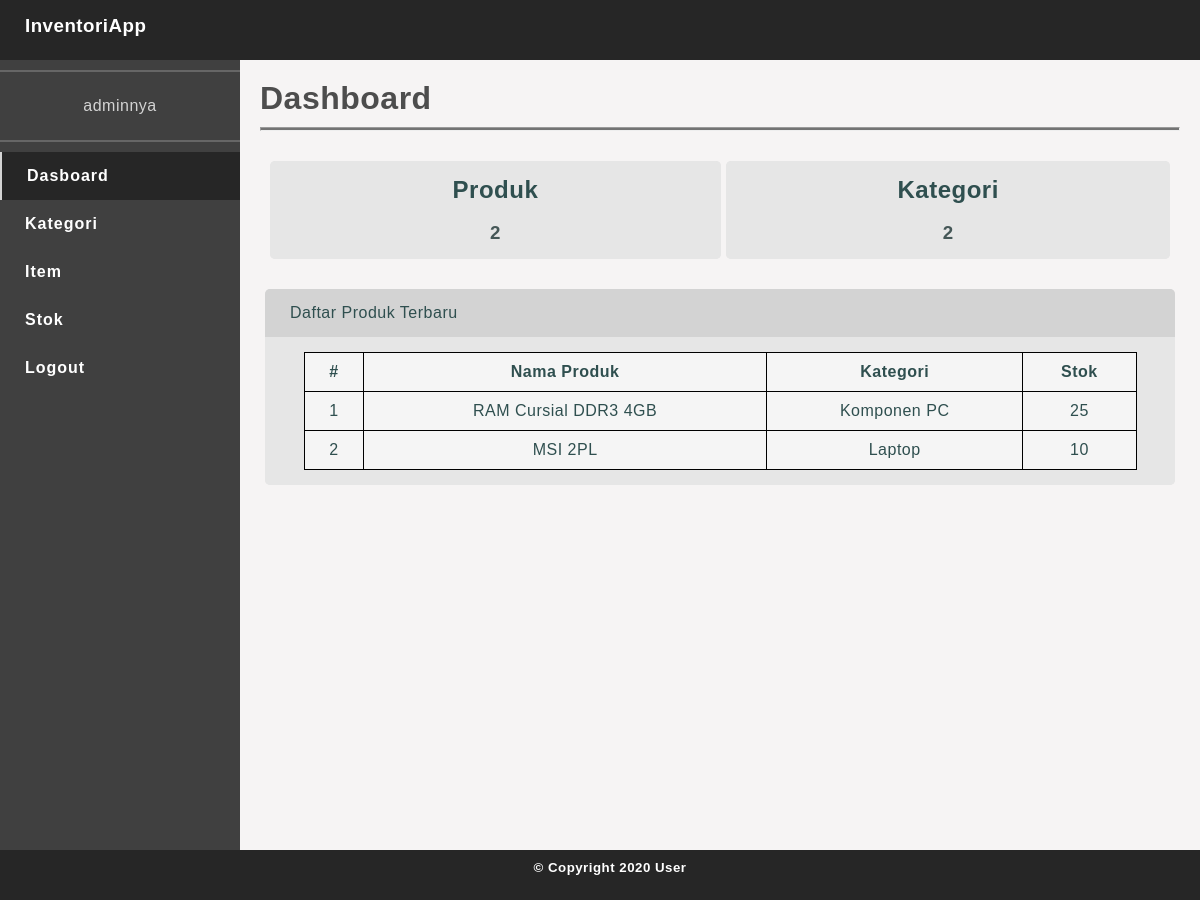
Page / (signed in) on the earlier database version.
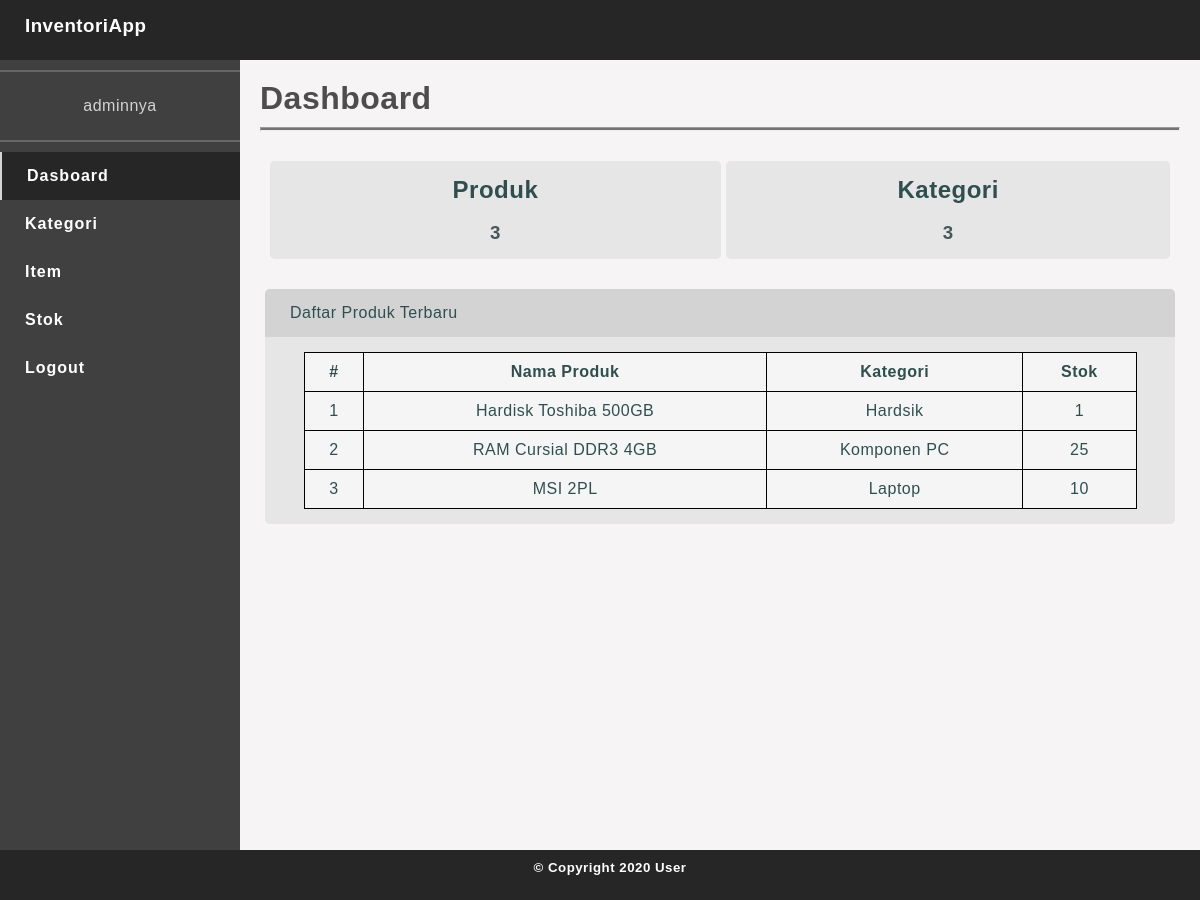
Same page on the later database version.
### tables this page shows
CREATE TABLE `tb_item` (
  `id_item` int(11) NOT NULL,
  `nama_item` varchar(100) NOT NULL,
  `id_kat` int(11) DEFAULT NULL,
  `harga` int(9) NOT NULL,
  `stok` int(11) NOT NULL
);

CREATE TABLE `tb_kategori` (
  `id_kat` int(11) NOT NULL,
  `nama_kat` varchar(30) NOT NULL,
  `deskripsi_kat` text NOT NULL
);

### index.php (the view, shortened to what this page needs)
<?php
include "config/config.php";
$nama_user = $_SESSION['nama_user'];
$page = isset($_GET['page']) ? $_GET['page'] : false;
?>
<!DOCTYPE html>
<html lang="en">
<head>
  <link rel="stylesheet" href="<?php echo BASE_URL . "css/style.css"; ?>">
</head>
<body>
  <div class="container">
    <div class="header">
      <h3>InventoriApp</h3>
    </div>
    <div class="sidebar">
      <div class="user-panel">
        <?php
        if (isset($nama_user)) {
          echo $nama_user;
        } else {
          echo 'User';
        }
        ?>
      </div>
      <ul>
        <li class="<?php echo !$page ? 'active' : '' ?>"><a href="<?php echo BASE_URL . "index.php"; ?>">Dasboard</a></li>
        <li class="<?php echo $page == 'kategori' ? 'active' : '' ?>"><a href="<?php echo BASE_URL . "app/kategori/kategori.php?page=kategori"; ?>">Kategori</a></li>
        <li class="<?php echo $page == 'item' ? 'active' : '' ?>"><a href="<?php echo BASE_URL . "app/item/item.php?page=item"; ?>">Item</a></li>
        <li class="<?php echo $page == 'stok' ? 'active' : '' ?>"><a href="<?php echo BASE_URL . "app/stok/stok.php?page=stok"; ?>">Stok</a></li>
        <li><a href="<?php echo BASE_URL . 'app/auth/proses-logout.php?logout=1'; ?>">Logout</a></li>
      </ul>
    </div>
    <div class="main-content" style="text-align: center;">
      <h1 style="text-align: left;">Dashboard</h1>
      <hr class="garis-hor">
      <?php
      $queryHitungProduk = "SELECT COUNT(nama_item) AS jml FROM tb_item";
      $execQuery = mysqli_query($db, $queryHitungProduk) or die('Eksekusi Perintah Query Gagal: ' . mysqli_error($db));
      $JumlahProduk = mysqli_fetch_assoc($execQuery);
      $queryHitungKategori = "SELECT COUNT(nama_kat) AS jml FROM tb_kategori";
      $execQuery = mysqli_query($db, $queryHitungKategori) or die('Eksekusi Perintah Query Gagal: ' . mysqli_error($db));
      $JumlahKategori = mysqli_fetch_assoc($execQuery);
      ?>
      <div class="box-baris">
        <div class="box-kolom" style="width: 49.60%;">
          <div class="card">
            <div class="card-body" style="border-radius: 5px;">
              <center>
                <h2>Produk</h2><br>
                <h3 style="color: #455757;">
                  <?php echo (!empty($JumlahProduk['jml'])) ? $JumlahProduk['jml'] : '0'; ?>
                </h3>
              </center>
            </div>
          </div>
        </div>
        <div class="box-kolom" style="width: 48.82%;">
          <div class="card">
            <div class="card-body" style="border-radius: 5px;">
              <center>
                <h2>Kategori</h2><br>
                <h3 style="color: #455757;">
                  <?php echo (!empty($JumlahKategori['jml'])) ? $JumlahKategori['jml'] : '0'; ?>
                </h3>
              </center>
            </div>
          </div>
        </div>
      </div>
      <div class="box-baris">
        <div class="box-kolom">
          <div class="card">
            <div class="card-header" style="text-align: left;">Daftar Produk Terbaru</div>
            <div class="card-body">
              <div style="width: 98%; margin: auto;">
                <?php
                $queryBaru = "SELECT * FROM tb_item JOIN tb_kategori ON tb_item.id_kat = tb_kategori.id_kat ORDER BY id_item DESC";
                $execQuery = mysqli_query($db, $queryBaru) or die('Eksekusi Perintah Query Gagal: ' . mysqli_error($db));
                $no = 1;
                ?>
                <table class="table-strip" style="width: 100%; text-align: center;">
                  <thead>
                    <th>#</th>
                    <th>Nama Produk</th>
                    <th>Kategori</th>
                    <th>Stok</th>
                  </thead>
                  <tbody>
                    <?php if (mysqli_num_rows($execQuery) != 0) : ?>
                      <?php while ($data = mysqli_fetch_assoc($execQuery)) : ?>
                        <tr>
                          <td><?php echo $no++; ?></td>
                          <td><?php echo $data['nama_item']; ?></td>
                          <td><?php echo $data['nama_kat']; ?></td>
                          <td><?php echo $data['stok']; ?></td>
                        </tr>
                      <?php endwhile; ?>
                    <?php endif ?>
                  </tbody>
                </table>
              </div>
            </div>
          </div>
        </div>
      </div>
    </div>
    <footer class="footer">
      <h5>&copy; Copyright 2020 User</h5>
    </footer>
  </div>
</body>
</html>

### css/style.css (style rules this page uses)
* { padding: 0; margin: 0; font-family: 'Gill Sans', 'Gill Sans MT', Calibri, 'Trebuchet MS', sans-serif; letter-spacing: 0.5px; }
html, body { height: 100%; padding: 0; margin: 0; background-color: #f6f4f4; }
.container { height: 100%; padding: 0; margin: 0; }
.header { background-color: #262626; color: white; padding: 15px 25px; height: 30px; }
.sidebar { background-color: #404040; margin: 0; width: 20%; height: 100%; float: left; overflow: hidden; }
.user-panel { background-color: #404040; border-top: #666666 solid 2px; border-bottom: #666666 solid 2px; padding: 25px 10px; margin: 10px 0; text-align: center; color: lightgray; }
.main-content { color: #4d4d4d; margin: 0; padding: 20px; height: 100%; overflow: hidden; }
.footer { position: fixed; height: 30px; padding: 10px 10px; left: 0; bottom: 0; width: 100%; background-color: #262626; color: white; text-align: center; }
ul { list-style-type: none; margin: 0; padding: 0; overflow: hidden; background-color: #404040; }
a { text-decoration: none; }
.sidebar ul li a { display: block; color: white; padding: 15px 25px; text-decoration: none; font-weight: bold; letter-spacing: 1px; }
.sidebar ul li { padding: 0; }
.active { background-color: #262626; color: lightgray; border-left: 2px solid; }
.card { background-color: #e6e6e6; color: darkslategray; border-radius: 5px; }
.card-header { background-color: lightgray; padding: 15px 25px; border-radius: 5px 5px 0 0; }
.card-body { background-color: #e6e6e6; padding: 15px 30px; border-radius: 0 0 5px 5px; }
.table-strip, .table-strip th, .table-strip td { border: 1px black solid; border-collapse: collapse; padding: 10px; background-color: whitesmoke; }
.box-baris { margin: 5px; margin-bottom: 10px; }
.box-kolom { width: 100%; display: inline-block; margin-bottom: 20px; }
.garis-hor { height: 2px; background-color: #737373; margin-top:10px; margin-bottom:30px }

Differences in the rows shown:
added tb_item: nama_item "Hardisk Toshiba 500GB", id_kat.nama_kat "Hardsik", stok "1"
Other differences:
$JumlahProduk['jml']: "2" → "3"
$JumlahKategori['jml']: "2" → "3"
